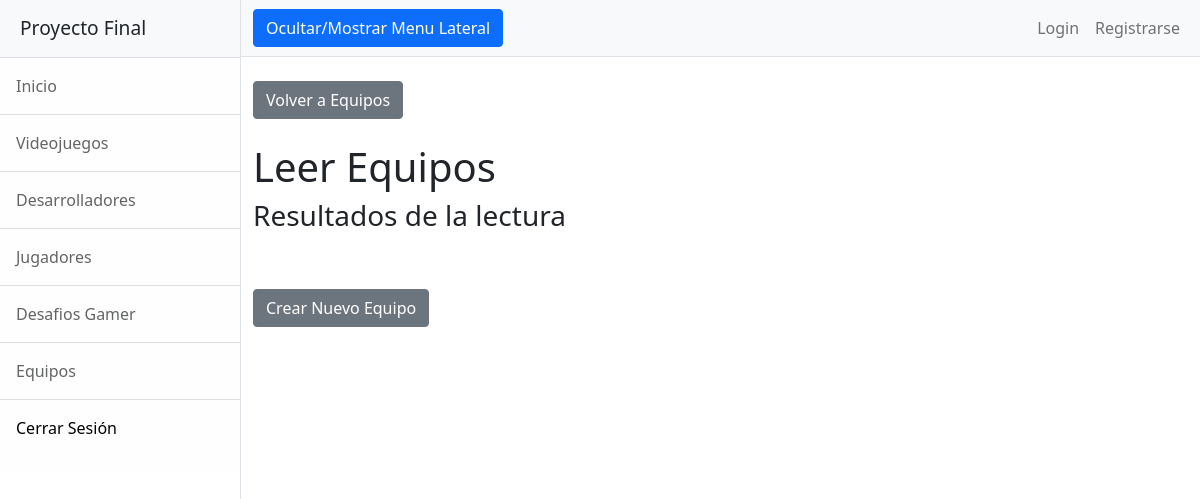
Before: /AppFinal/equiposLeer (signed in) with the older database file.
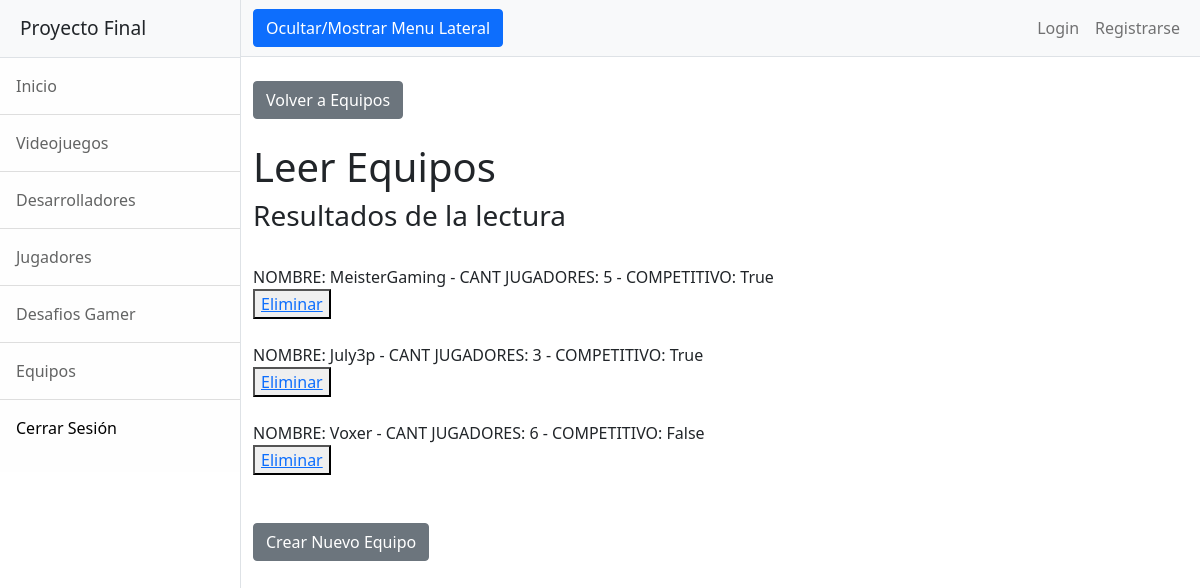
After: the same page with the newer database file.
### AppFinal/models.py (models this page shows)
class Equipos(models.Model):
    nombre = models.CharField(max_length=15)
    cantJugadores = models.IntegerField()
    competitivo = models.BooleanField()
    def __str__(self):
        return f"NOMBRE: {self.nombre} - CANT JUGADORES: {self.cantJugadores} - COMPETITIVO: {self.competitivo}"

### AppFinal/views.py (the view)
# urls.py: path('equiposLeer', views.equiposLeer, name="EquiposLeer"),
@login_required
def equiposLeer(request):
    equipos = Equipos.objects.all()
    contexto = {"equipos":equipos}
    return render(request, "AppFinal/equiposLeer.html", contexto)

### AppFinal/templates/AppFinal/equiposLeer.html
{% extends "AppFinal/padre.html" %}
{% load static %}
{% block dynamicContent %}
    <div class="container-fluid">
        <br><a class="btn btn-secondary" href="{% url 'Equipos' %}">Volver a Equipos</a>
        <h1 class="mt-4">Leer Equipos</h1>
        <h3>Resultados de la lectura</h3><br>
        {% for equipo in equipos %}
            {{equipo}}<br>
            <button><a href="{% url 'EquiposEliminar' equipo.nombre %}">Eliminar</a></button><br><br>
        {% endfor %}
        <br><a class="btn btn-secondary" href="{% url 'EquiposFormulario' %}">Crear Nuevo Equipo</a>
    </div>
{% endblock %}

Changed rows visible on the page:
added Equipos: nombre+cantJugadores+competitivo "NOMBRE: MeisterGaming - CANT JUGADORES: 5 - COMPETITIVO: True"
added Equipos: nombre+cantJugadores+competitivo "NOMBRE: July3p - CANT JUGADORES: 3 - COMPETITIVO: True"
added Equipos: nombre+cantJugadores+competitivo "NOMBRE: Voxer - CANT JUGADORES: 6 - COMPETITIVO: False"
